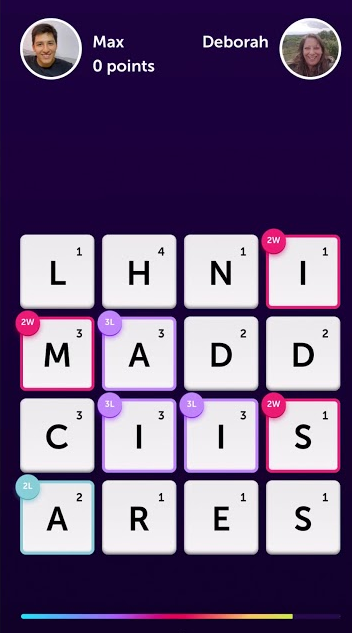
#> input picture test.png, 352 x 633 px
$ python -i ocr.py   (imports and definitions only)
#> lines starting #> are read from the running program, lines starting #| are printed output that depends on the picture; after the words box and inside, x2 and y2 are one past the last pixel; in counts of white or black regions, pixels touching at a corner belong together
#> further down, picture is the input picture: shape (633, 352, 3); mean B, G, R 125.4, 90.5, 108.7
import logging
import os

import cv2
import pytesseract

from env import IMAGES_DEBUG_OUTPUT_DIR, DEBUG_MODE

logger = logging.getLogger(__name__)

_replacements = {
	'°': 'O',
	'3': 'J',
	'1': 'I',
	'|': 'I',
	'7': 'T',
	'4': 'A'
}


def extract_text_from_board(img):
	preprocessed_image = pre_process_image(img)
	if DEBUG_MODE:
		cv2.imwrite(os.path.join(IMAGES_DEBUG_OUTPUT_DIR, 'grid_mask.png'), preprocessed_image)

	text_boxes = find_text_boxes(preprocessed_image)
	if len(text_boxes) != 16:
		logger.warning(f'Cannot recognize board, try again ({len(text_boxes)} cells detected)')
		return None, None

	# must be done this way because the detected cells do not necessarily have the same y height
	# sort by rows
	columns = []
	for i in range(4):
		columns.append([])
		for cell in sorted(text_boxes, key=lambda cell: cell[1]):
			columns[-1].append(cell)
			if len(columns[-1]) == 4: break
		for cell in columns[-1]:
			text_boxes.remove(cell)

	# sort by columns
	for column in columns:
		column.sort(key=lambda col: col[0])

	characters_table, coordinates_table = [], []
	for i in range(len(columns)):
		characters_table.append([])
		coordinates_table.append([])
		for j in range(len(columns[i])):
			x, y, w, h = columns[i][j]

			# text detection works a bit better with padding
			x_start, x_end = x + 20, x + w - 15
			y_start, y_end = y, y + h

			image = img[y_start:y_end, x_start:x_end]

			if DEBUG_MODE:
				cv2.imwrite(os.path.join(IMAGES_DEBUG_OUTPUT_DIR, f'row_{i}_col_{j}.png'), image)

			# select the first one in case it detects more than one letter by accident
			characters_table[-1].append(pytesseract.image_to_string(image, config='--psm 10')[0].upper())
			coordinates_table[-1].append((int((x + 20 + x + w - 15)/2), int(y+h/2)))

	replace_common_mistakes(characters_table)
	return characters_table, coordinates_table


def replace_common_mistakes(final_table):
	for i in range(len(final_table)):
		for j in range(len(final_table[i])):
			if final_table[i][j] in _replacements:
				final_table[i][j] = _replacements[final_table[i][j]]


def pre_process_image(image, morph_size=(5, 5)):
#> called with morph_size = (5, 5)
	image = cv2.cvtColor(image, cv2.COLOR_BGR2GRAY)
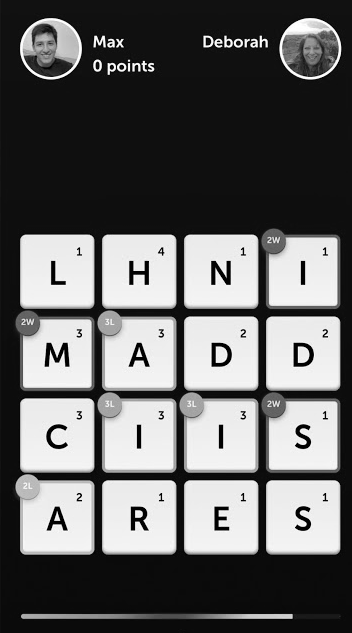
#> image: shape (633, 352); min 0, max 255, mean 99.9
	image = cv2.threshold(image, 250, 255, cv2.THRESH_BINARY | cv2.THRESH_OTSU)[1]
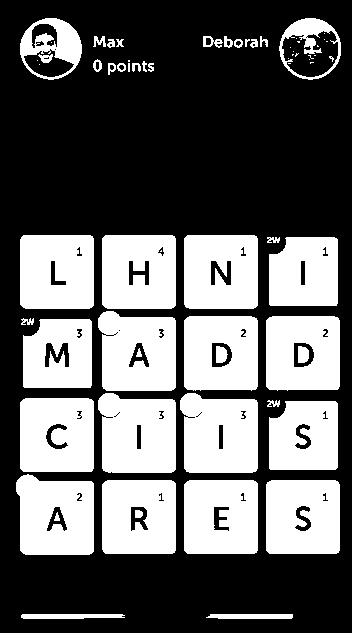
#> image: shape (633, 352); 38.8% white; 67 white regions (23 under 20 px), largest, box (x1, y1, x2, y2) and area: (98, 393, 176, 473) 5464, (180, 393, 258, 473) 5464, (16, 474, 94, 555) 5350
	kernel = cv2.getStructuringElement(cv2.MORPH_RECT, morph_size)
	return ~cv2.dilate(~image, kernel, anchor=(-1, -1), iterations=1)
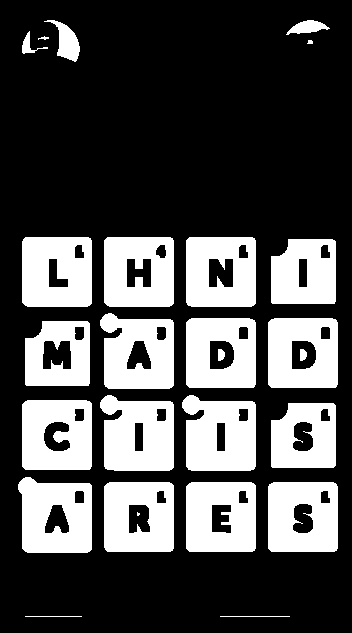
#> returned value: shape (633, 352); 30.5% white; 26 white regions (1 under 20 px)


def find_text_boxes(image, min_text_height_limit=40, max_text_height_limit=120):
	# Looking for the text spots contours
#> called with min_text_height_limit = 40, max_text_height_limit = 120
	contours, _ = cv2.findContours(image, cv2.RETR_LIST, cv2.CHAIN_APPROX_SIMPLE)
#> contours = 58 contours, 5 with area under 20; largest, box (x1, y1, x2, y2) and area: (18, 477, 92, 553) 4854, (186, 237, 256, 307) 4740, (186, 482, 256, 552) 4738, (22, 400, 92, 470) 4738, (104, 237, 174, 307) 4738

	# Getting the texts bounding boxes based on the text size assumptions
	boxes = []
	for contour in contours:
		box = cv2.boundingRect(contour)

		height = box[3]
		if min_text_height_limit < height < max_text_height_limit:
			boxes.append(box)
#> this loop made 58 passes
#> (box, height) on passes 3 to 14: ((137, 512, 3, 4), 4), ((211, 504, 21, 30), 30), ((128, 504, 23, 30), 30), ((44, 504, 26, 30), 30), ((292, 503, 22, 31), 31), ((320, 490, 11, 14), 14), ((238, 490, 11, 14), 14), ((156, 490, 11, 14), 14), ((74, 490, 11, 14), 14), ((268, 482, 70, 70), 70), ((186, 482, 70, 70), 70), ((104, 482, 70, 70), 70)
#> (contour, box, height) on passes 1 to 2: ([[220, 616], [289, 616]], (220, 616, 70, 1), 1), ([[25, 616], [81, 616]], (25, 616, 57, 1), 1)
#> after the loop, boxes = 17 items, first 6: (268, 482, 70, 70), (186, 482, 70, 70), (104, 482, 70, 70), (18, 477, 74, 76), (271, 403, 65, 65), (22, 400, 70, 70)

	return boxes

>>> import cv2
>>> picture = cv2.imread('test.png')
>>> result = extract_text_from_board(picture)
#> in extract_text_from_board, `text_boxes = find_text_boxes(preprocessed_image)`: text_boxes has the same summary as boxes in find_text_boxes
